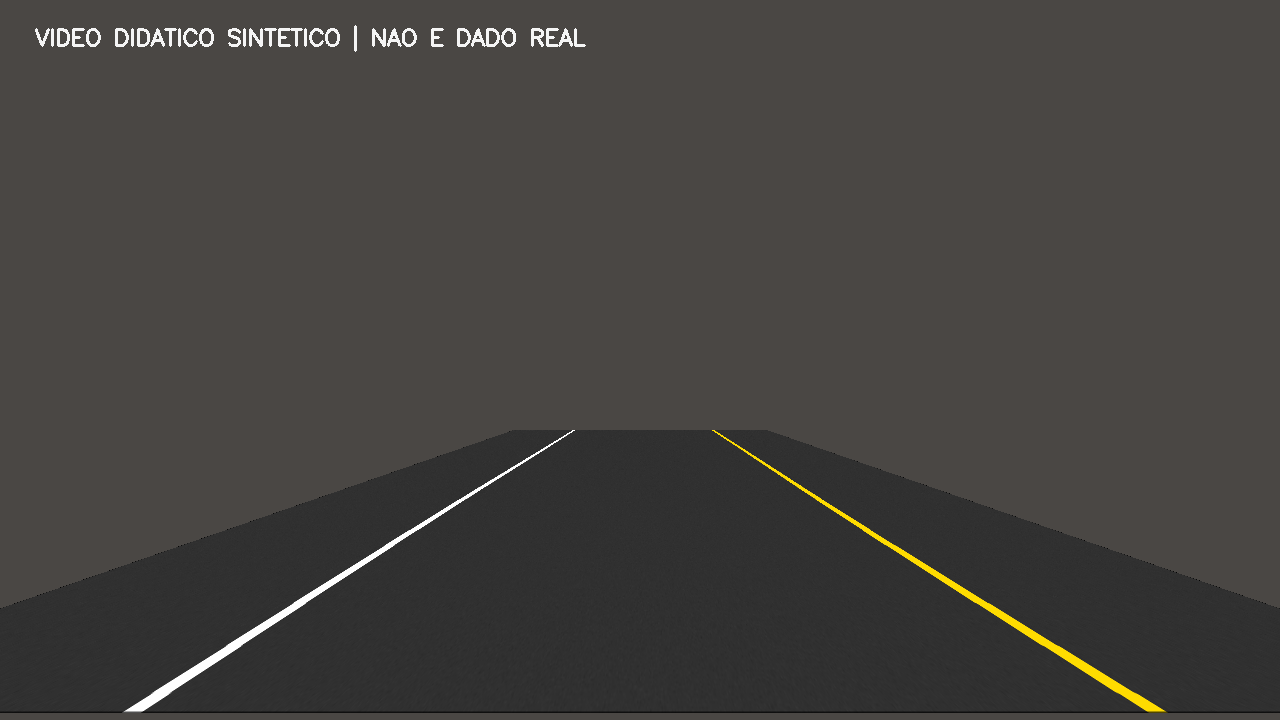
#> input picture scripts_aula/Deteccao_Faixas_Independentes/dados/estrada_sintetica.png, 1280 x 720 px
$ python 22_painel_item_a.py   (older library calls are emulated)
#> lines starting #> are read from the running program, lines starting #| are printed output that depends on the picture; after the words box and inside, x2 and y2 are one past the last pixel; in counts of white or black regions, pixels touching at a corner belong together
"""EXEMPLO 22/32 - Montar o painel completo do Item A em um frame

OBJETIVO: Montar o painel completo do Item A em um frame.
COMO FUNCIONA: Reune imagem original, BEV, mascara HLS+Sobel e Canny+Hough.
ENTRADA: dados/estrada_sintetica.png (amostra didatica sintetica).
SAIDA ESPERADA: saida/22_painel_item_a.png com quatro etapas e PNG com linhas na camera.
COMO EXECUTAR: python exemplos/22_painel_item_a.py
EXPERIMENTE: Use o painel para explicar passo a passo o processamento.
DEPENDENCIAS: cv2, numpy; nao importa nenhum outro arquivo .py.
"""

from pathlib import Path
import cv2
import numpy as np

# Os caminhos sao relativos a este arquivo, nao ao diretorio do Colab.
RAIZ = Path(__file__).resolve().parent.parent
CAMINHO_IMAGEM = RAIZ / "dados" / "estrada_sintetica.png"
PASTA_SAIDA = RAIZ / "saida"
PASTA_SAIDA.mkdir(parents=True, exist_ok=True)

# Leitura real de um arquivo PNG com OpenCV.
imagem = cv2.imread(str(CAMINHO_IMAGEM))
#> imagem is the input picture: shape (720, 1280, 3); mean B, G, R 63.3, 66.2, 68.4
if imagem is None:
    raise FileNotFoundError(f"Nao foi possivel ler: {CAMINHO_IMAGEM}")
altura, largura = imagem.shape[:2]
#> altura = 720; largura = 1280

def montar_painel(*pares):
    """Monta comparacoes lado a lado; cada par e (legenda, imagem)."""
    quadrinhos = []
    for legenda, img in pares:
        if img.ndim == 2:
            img = cv2.cvtColor(img, cv2.COLOR_GRAY2BGR)
        vista = cv2.resize(img, (640, 360))
        cv2.rectangle(vista, (0, 0), (640, 40), (22, 31, 45), -1)
        cv2.putText(vista, legenda, (15, 28),
                    cv2.FONT_HERSHEY_SIMPLEX, 0.75, (255, 255, 255), 2)
        quadrinhos.append(vista)
    if len(quadrinhos) == 2:
        return np.hstack(quadrinhos)
    if len(quadrinhos) == 4:
        return np.vstack((np.hstack(quadrinhos[:2]),
                          np.hstack(quadrinhos[2:])))
    raise ValueError("Use exatamente dois ou quatro quadros.")

# Quatro pontos selecionados manualmente para ESTE video sintetico.
# Ordem: superior esquerdo, superior direito, inferior direito, inferior esquerdo.
pontos_origem = np.float32([
    [570, 430], [710, 430], [1150, 710], [130, 710]
])
pontos_destino = np.float32([
    [290, 0], [990, 0], [990, 719], [290, 719]
])
matriz = cv2.getPerspectiveTransform(pontos_origem, pontos_destino)
matriz_inversa = cv2.getPerspectiveTransform(pontos_destino, pontos_origem)
bev = cv2.warpPerspective(imagem, matriz, (largura, altura))

# Segmentacao no espaco BEV: saturacao HLS + bordas Sobel X.
hls = cv2.cvtColor(bev, cv2.COLOR_BGR2HLS)
#> hls: shape (720, 1280, 3); mean of channels 0, 1, 2 0.5, 50.4, 3.1
canal_l = hls[:, :, 1]
canal_s = hls[:, :, 2]
cinza_bev = cv2.cvtColor(bev, cv2.COLOR_BGR2GRAY)
sobel_x = cv2.Sobel(cinza_bev, cv2.CV_64F, 1, 0, ksize=3)
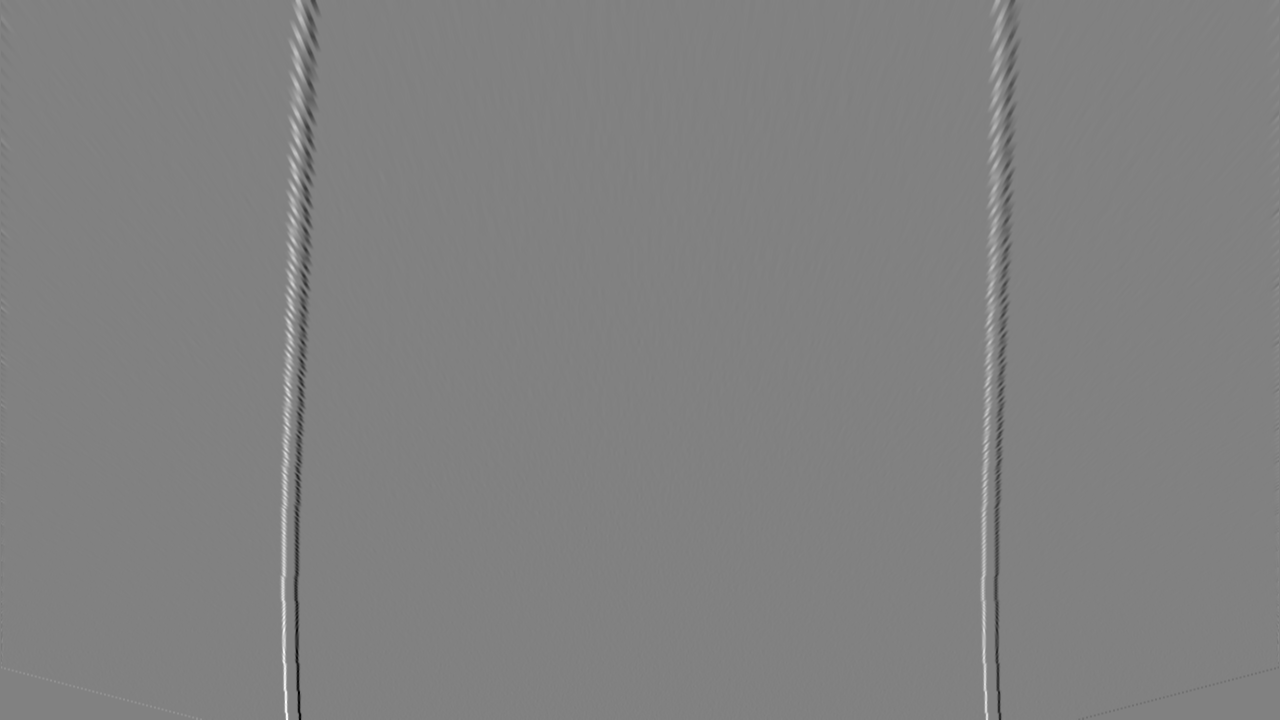
#> sobel_x: shape (720, 1280) float64; min -746, max 724, mean 0; drawn with min black and max white
magnitude = np.abs(sobel_x)
sobel_8bits = np.uint8(255 * magnitude / (magnitude.max() + 1e-9))
# O amarelo tem saturacao alta, enquanto o branco exige luminosidade alta.
amarelo = (canal_s >= 90) & (canal_l >= 75)
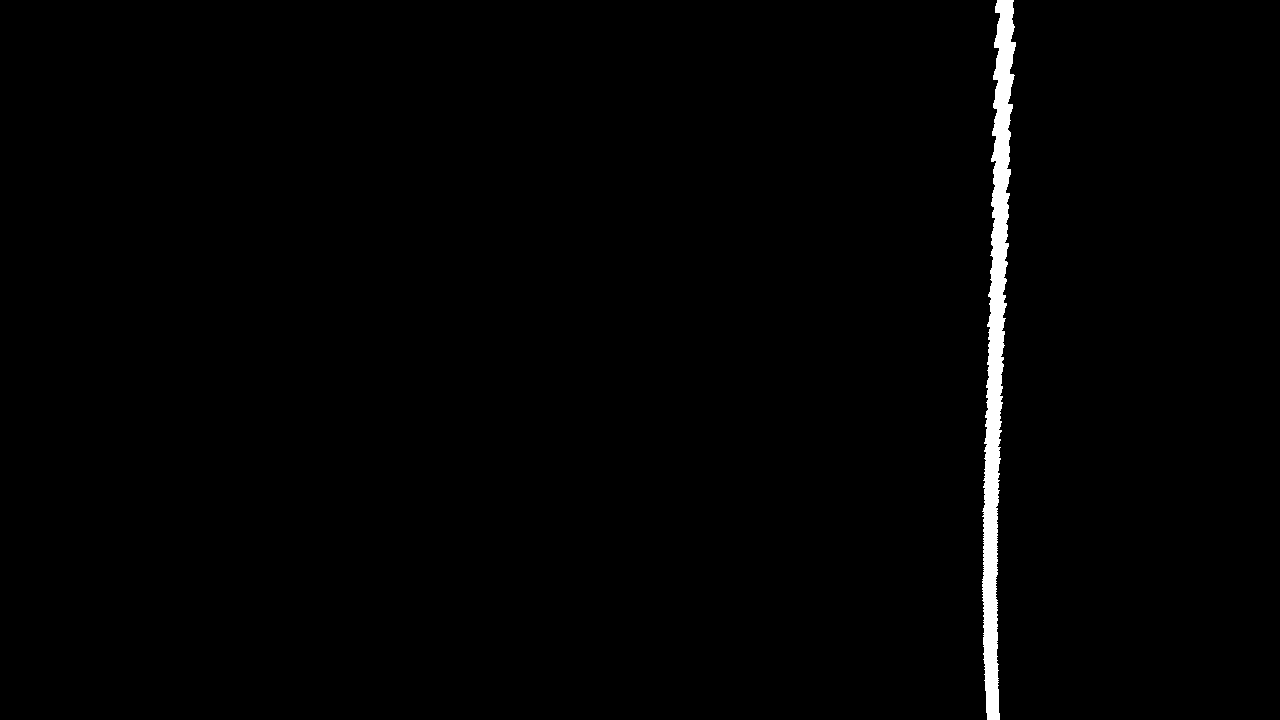
#> amarelo: shape (720, 1280) bool; 1.2% white; 1 white region, box (x1, y1, x2, y2) and area: (982, 0, 1016, 720) 10784
branco = (canal_l >= 165) & (canal_s < 95)
#> branco: shape (720, 1280) bool; 0.96% white; 1 white region, box (x1, y1, x2, y2) and area: (283, 0, 314, 720) 8810
bordas_sobel = sobel_8bits >= 23
#> bordas_sobel: shape (720, 1280) bool; 2.1% white; 150 white regions (112 under 20 px), largest, box (x1, y1, x2, y2) and area: (293, 285, 309, 720) 2622, (280, 330, 296, 720) 2297, (980, 323, 995, 720) 2116
mascara = np.uint8((amarelo | branco | bordas_sobel) * 255)
#> mascara: shape (720, 1280); 3.1% white; 114 white regions (112 under 20 px), largest, box (x1, y1, x2, y2) and area: (280, 0, 320, 720) 14244, (980, 0, 1020, 720) 14053
mascara = cv2.morphologyEx(mascara, cv2.MORPH_CLOSE,
                           np.ones((5, 5), dtype=np.uint8))
#> mascara: shape (720, 1280); 3.3% white; 109 white regions (107 under 20 px), largest, box (x1, y1, x2, y2) and area: (280, 0, 320, 720) 15162, (980, 0, 1020, 720) 14604

arestas = cv2.Canny(mascara, 60, 150)
#> arestas: shape (720, 1280); 0.38% white in thin lines or dots
segmentos = cv2.HoughLinesP(arestas, rho=1, theta=np.pi / 180,
                           threshold=35, minLineLength=35, maxLineGap=70)
#> segmentos = 27 rows, first 6: [298, 582, 318, 6], [998, 574, 1017, 22], [279, 597, 287, 155], [982, 466, 990, 11], [980, 533, 983, 712], [284, 395, 290, 23]
visao_hough = cv2.cvtColor(mascara, cv2.COLOR_GRAY2BGR)
if segmentos is not None:
    for x1, y1, x2, y2 in segmentos.reshape(-1, 4):
        cv2.line(visao_hough, (x1, y1), (x2, y2), (0, 120, 255), 3)
#> this loop made 27 passes
#> (x1, y1, x2, y2) on passes 1 to 12: (298, 582, 318, 6), (998, 574, 1017, 22), (279, 597, 287, 155), (982, 466, 990, 11), (980, 533, 983, 712), (284, 395, 290, 23), (286, 308, 292, 5), (998, 599, 1018, 23), (999, 513, 1016, 13), (304, 423, 319, 9), (998, 633, 1001, 719), (988, 286, 993, 0)
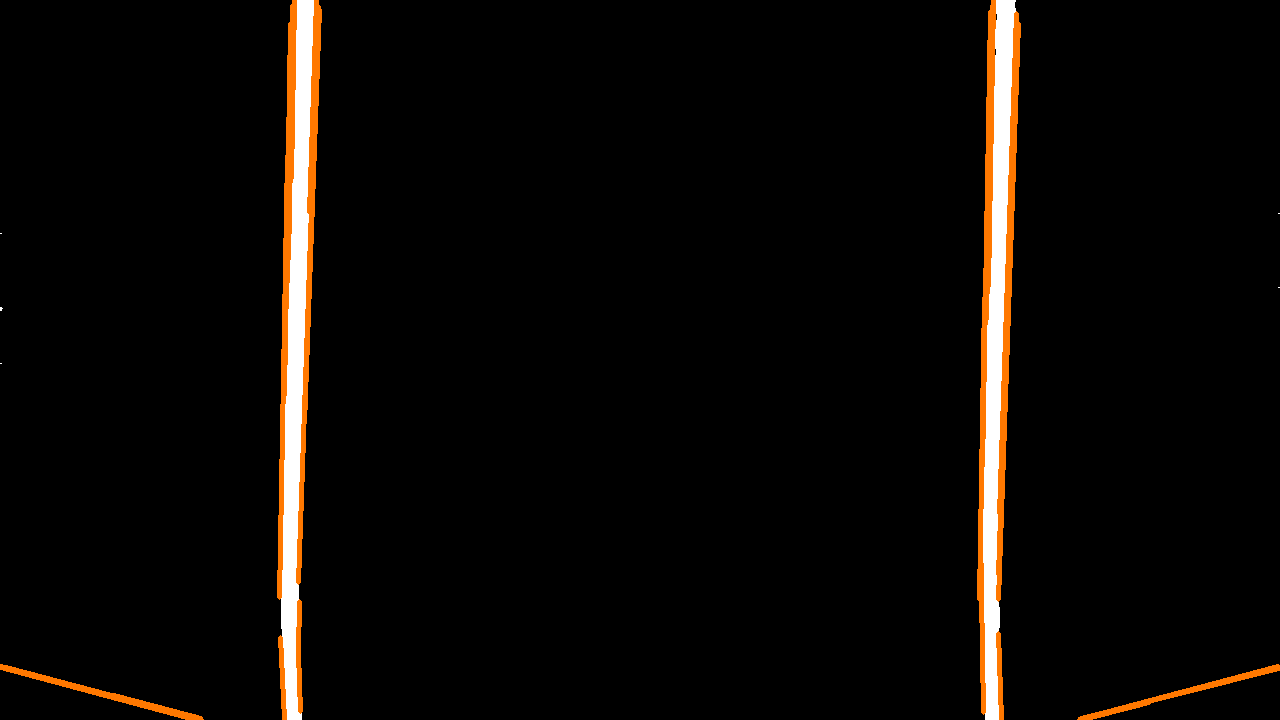
#> visao_hough: shape (720, 1280, 3); mean B, G, R 6, 8.7, 11.7

# Nesta etapa, o resultado e somente Hough (sem regiao polinomial preenchida).
cv2.imwrite(str(PASTA_SAIDA / "22_painel_item_a.png"),
            montar_painel(("1. Original", imagem), ("2. BEV", bev),
                          ("3. HLS + Sobel", mascara), ("4. Canny + Hough", visao_hough)))
#> after the loop in montar_painel, `for legenda, img in pares:`:
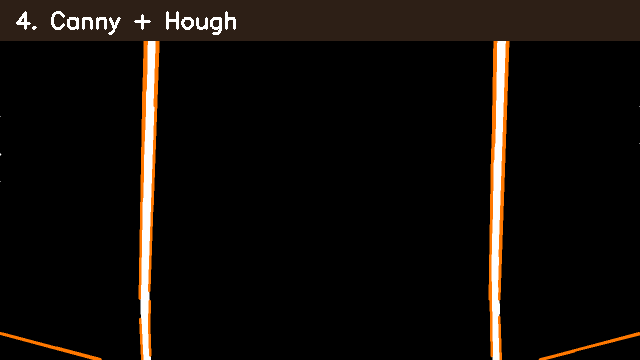
#> vista: shape (360, 640, 3); mean B, G, R 9, 12.3, 16.5
#> after the loop in montar_painel, `for legenda, img in pares:`: quadrinhos = 4 items
#> in montar_painel, `return np.vstack((np.hstack(quadrinhos[:2]), np.hstack(quadrinhos[2:])))`:
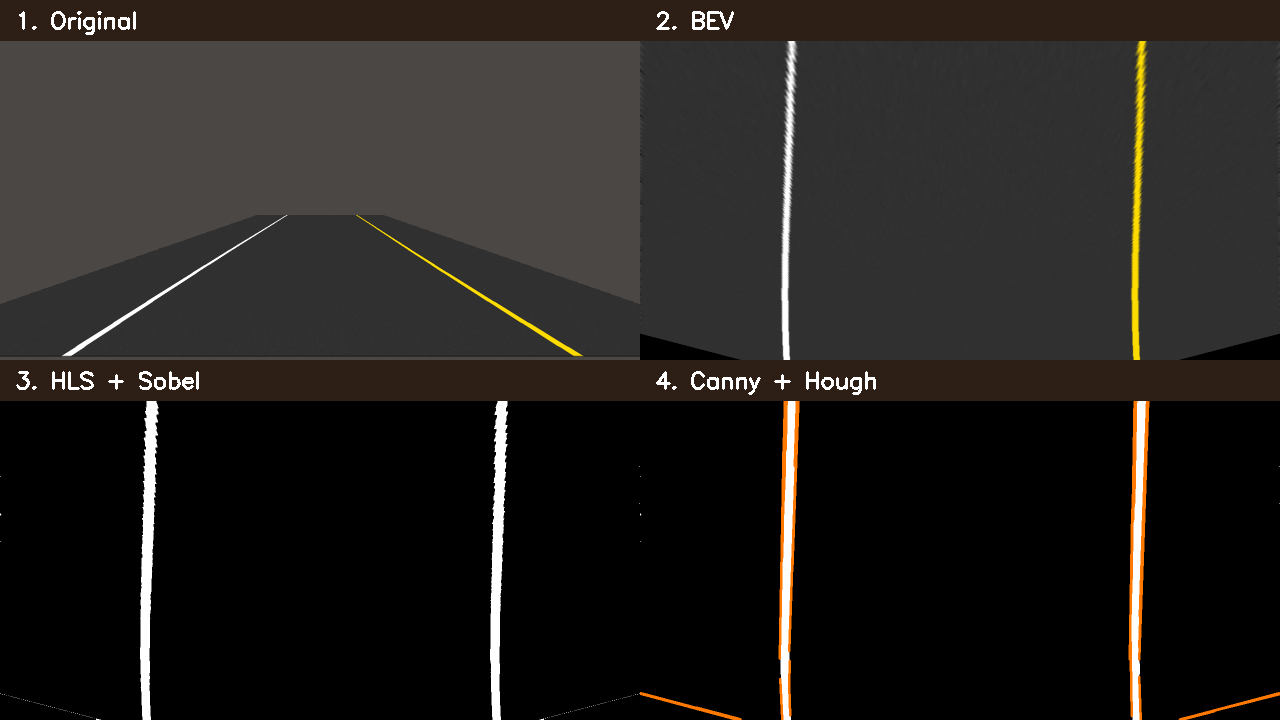
#> returned value: shape (720, 1280, 3); mean of channels 0, 1, 2 31.1, 33.8, 36.6; drawn as B, G, R
